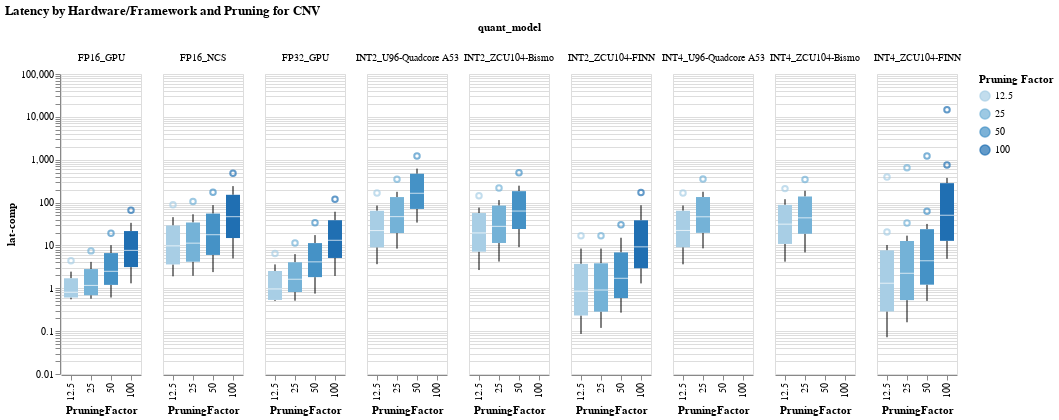

Notebook code for this chart:
### Markdown cell above
### Boxplots

### Code cell
#hide_input
#%run scripts/altair_plots.py  #run the plot script if it wasn't previously run
boxplot(df=cnv_df, 
        yaxis="lat-comp", 
        title="Latency by Hardware/Framework and Pruning for CNV")

### Figure 1 — Vega-Lite specification as saved in the notebook (floating-point values rounded to 4 significant figures; data arrays with more than 128 entries replaced by an {"elided": "..."} marker saying what was removed)
{"config": {"view": {"continuousWidth": 400, "continuousHeight": 300}}, "data": {"name": "data-dd9496d7bb509b5f1ac26f5cd3013056"}, "facet": {"column": {"type": "nominal", "field": "quant_model"}}, "spec": {"mark": "boxplot", "encoding": {"color": {"type": "ordinal", "field": "PruningFactor", "title": "Pruning Factor"}, "x": {"type": "ordinal", "field": "PruningFactor"}, "y": {"type": "quantitative", "field": "lat-comp", "scale": {"type": "log"}, "title": "lat-comp"}}, "selection": {"selector008": {"type": "interval", "bind": "scales", "encodings": ["x", "y"]}}}, "title": "Latency by Hardware/Framework and Pruning for CNV", "$schema": "https://vega.github.io/schema/vega-lite/v4.0.2.json", "datasets": {"data-dd9496d7bb509b5f1ac26f5cd3013056": {"elided": "250 records"}}}
